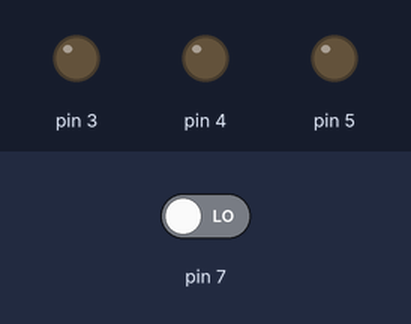
The program below on a simulated Arduino Nano, built with avr-gcc and run on an emulated ATmega328P. On the bench: output pins drawn as LEDs (lit = HIGH). Dashed ring = blinking. The test bench sets the inputs (shaded band); at power-on: pin 7 LOW.

Above: at 4.8 s.
4.9 s: pin 7 driven HIGH
At 6.5 s:
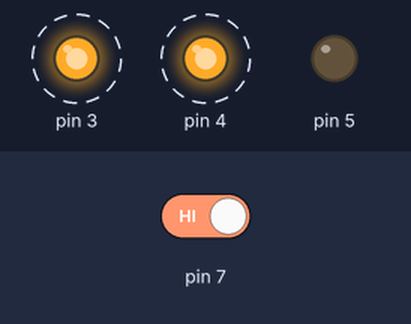
10.9 s: pin 7 driven LOW
At 11.5 s:
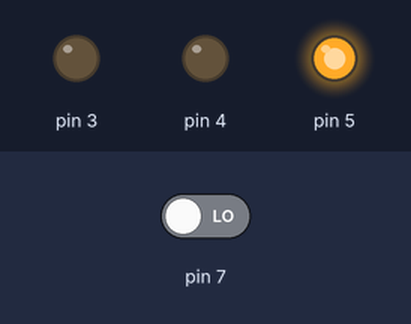
Timing chart, 0 to 13.9 s (numbered marks = the images above; inputs shaded):
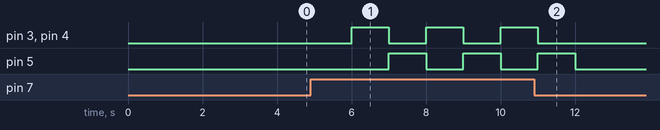

Measured:
- after the input at 4.9 s, pin 3, pin 4: alternates HIGH for 1.0 s and LOW for 1.0 s, starting after 1.1 s; pin 5: alternates HIGH for 1.0 s and LOW for 1.0 s, starting after 2.1 s
- after the input at 10.9 s, pin 3, pin 4: goes on until 11.0 s, then stays LOW; pin 5: goes on until 12.0 s, then stays LOW

The program:

main.cpp
```cpp
#include <Arduino.h>


/// TODO: These are global, don't want them global....
int motor_A0 = DD4;
int motor_A1 = DD5;
int button = DD7;
int led = DD3;
int turn_time = 1000;
int button_delay_check = 2000;

void setup(){
  pinMode(motor_A0, OUTPUT);
  pinMode(motor_A1, OUTPUT);
  pinMode(led, OUTPUT);
  pinMode(button, INPUT);
}

void loop(){
  if(digitalRead(button)){
      digitalWrite(led, HIGH);
      digitalWrite(motor_A0, HIGH);
      digitalWrite(motor_A1, LOW);
      /// TODO: Need to check if this is long enough
      delay(turn_time);
      digitalWrite(led, LOW);
      digitalWrite(motor_A0, LOW);
      digitalWrite(motor_A1, HIGH);
      // TODO: Can I turn the motor back? Will it not break when pushing the door back?
      delay(turn_time);
      digitalWrite(motor_A0, LOW);
      digitalWrite(motor_A1, LOW);
  }
  else{
      // Is this to long? Probably not, right? Haha
      delay(button_delay_check);
  }
}
```
